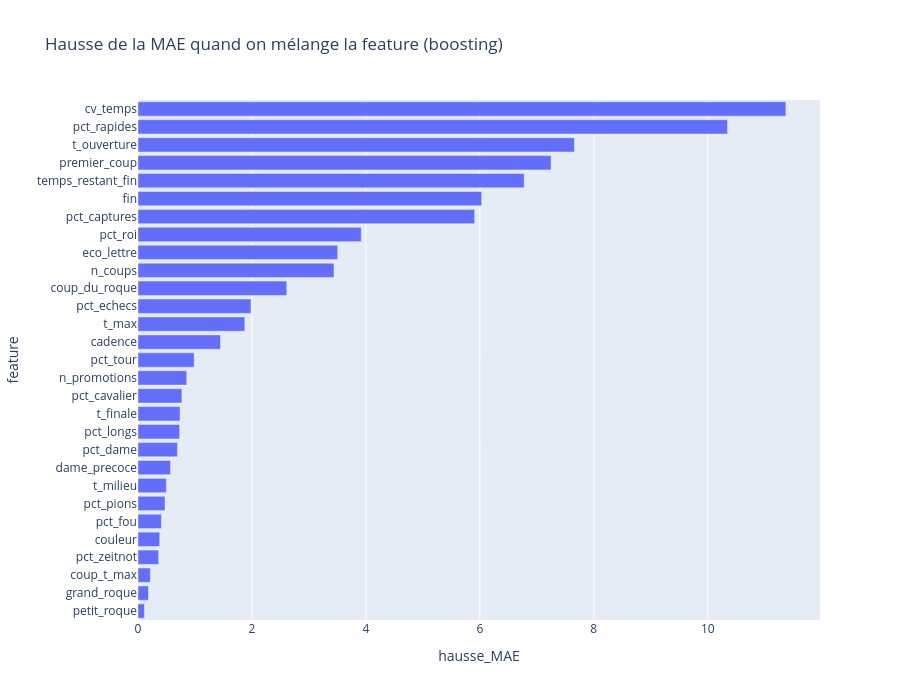

This figure's notebook cell:
### Markdown cell above
## 7. Quelles features comptent vraiment ? Importance par permutation

Pour chaque feature, on **mélange** ses valeurs dans le test (on casse son lien avec l'Elo) et on regarde de combien
la MAE augmente. Grosse hausse = le modèle s'appuie beaucoup dessus. Contrairement à la corrélation du notebook 03,
on mesure l'apport **en présence des autres features**. Calculé sur 50k lignes du test, 3 répétitions.

### Code cell
importances = modeles.importance_permutation(boosting, X_test, y_test).sort("hausse_MAE")
fig = px.bar(importances, x="hausse_MAE", y="feature", orientation="h", height=700,
             title="Hausse de la MAE quand on mélange la feature (boosting)")
fig.show()
importances.sort("hausse_MAE", descending=True)

### Figure 1 — Plotly figure (JSON) as saved in the notebook; plotly's stock layout.template omitted (floating-point values rounded to 4 significant figures)
{"data": [{"hovertemplate": "hausse_MAE=%{x}<br>feature=%{y}<extra></extra>", "legendgroup": "", "marker": {"color": "#636efa", "pattern": {"shape": ""}}, "name": "", "orientation": "h", "showlegend": false, "textposition": "auto", "type": "bar", "x": [0.1124, 0.184, 0.2166, 0.3614, 0.3816, 0.4109, 0.4742, 0.4972, 0.57, 0.6928, 0.7314, 0.7379, 0.7706, 0.856, 0.9864, 1.448, 1.875, 1.983, 2.611, 3.44, 3.505, 3.919, 5.909, 6.033, 6.778, 7.25, 7.66, 10.35, 11.37], "xaxis": "x", "y": ["petit_roque", "grand_roque", "coup_t_max", "pct_zeitnot", "couleur", "pct_fou", "pct_pions", "t_milieu", "dame_precoce", "pct_dame", "pct_longs", "t_finale", "pct_cavalier", "n_promotions", "pct_tour", "cadence", "t_max", "pct_echecs", "coup_du_roque", "n_coups", "eco_lettre", "pct_roi", "pct_captures", "fin", "temps_restant_fin", "premier_coup", "t_ouverture", "pct_rapides", "cv_temps"], "yaxis": "y"}], "layout": {"barmode": "relative", "height": 700, "legend": {"tracegroupgap": 0}, "title": {"text": "Hausse de la MAE quand on mélange la feature (boosting)"}, "xaxis": {"anchor": "y", "domain": [0.0, 1.0], "title": {"text": "hausse_MAE"}}, "yaxis": {"anchor": "x", "domain": [0.0, 1.0], "title": {"text": "feature"}}}}
